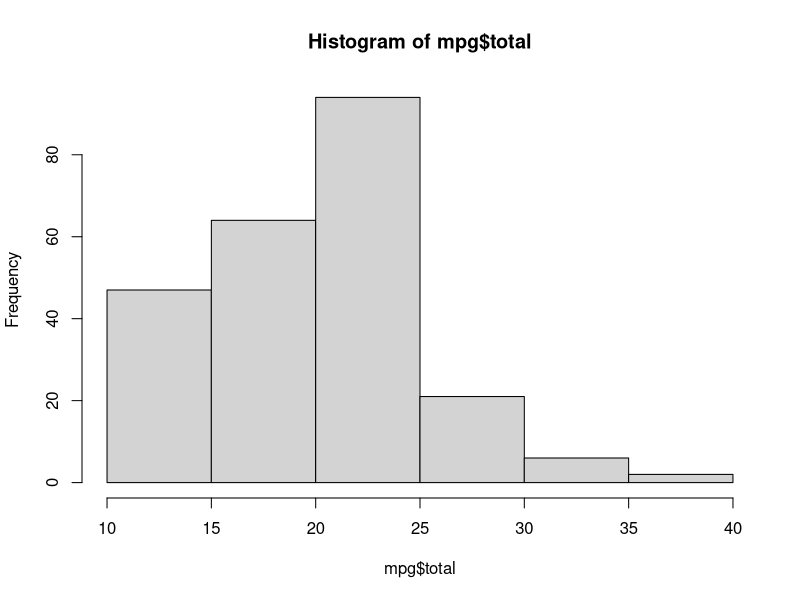
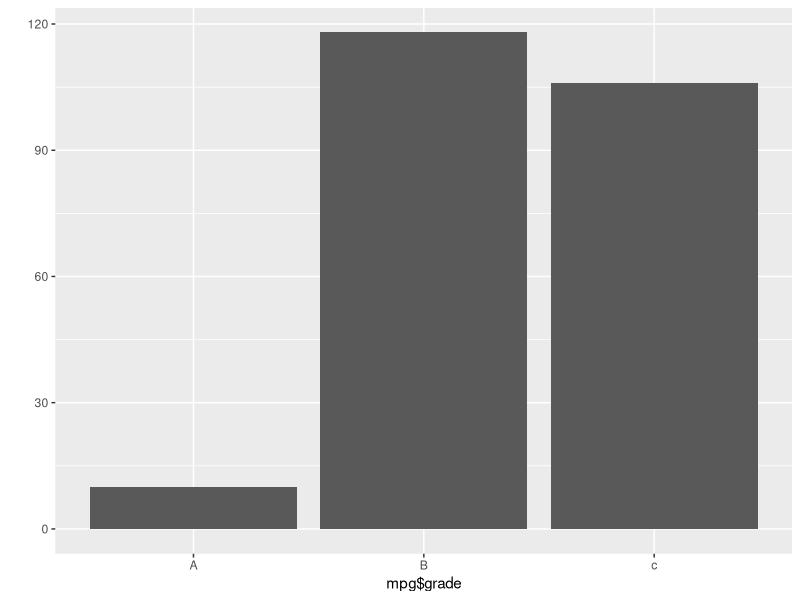
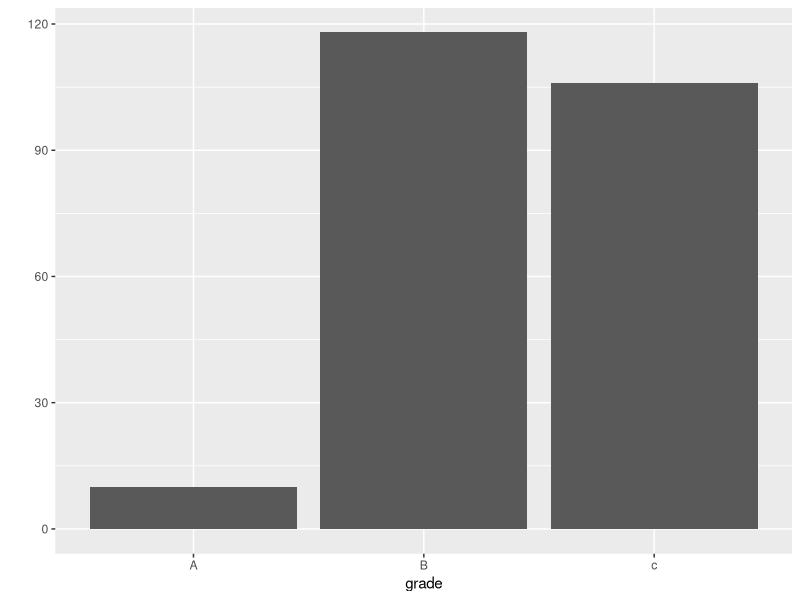

Generate these figures, in order, with R:
# 연산자
# 산술 : +, -, *, /, %%, ^, **
# 관계 : ==, !=, >, >=, <, <=
# 논리 : &, |, !, xor()

no <- 7
no >= 2 + 2 * 2 | no < 5 %% 2
no >= 5 & no <= 10
(no != 6) # ( ) 를 써도 출력이 된다.

# 제어문 : 조건 판단문 - if, switch, which
# 1) if() 함수 
x <- 10; y <- 5

if(x + y >= 10){
  cat('결과는 ', x+y)
  cat('\n참일 때 수행')
}else{
  print('거짓일 때 수행')
  a = 10
}

# 2) ifelse(조건, 참, 거짓)
ifelse(x > 5, 'good', 'bad')

# mpg dataset을 사용
install.packages('ggplot2')
library(ggplot2)
head(mpg, 3)

mpg <- as.data.frame(ggplot2::mpg)
head(mpg, 3)
dim(mpg)
str(mpg)
summary(mpg)

# 새로운 칼럼(변수)를 추가 : 통합연비
mpg$total <- (mpg$cty + mpg$hwy) / 2
head(mpg, 3)

if(mean(mpg$total) >= 20){
  print('우수연비')
}else{
  print('일반연비')
}

summary(mpg$total)
hist(mpg$total)

mpg$test <- ifelse(mpg$total >= 20, 'pass', 'fail')
head(mpg, 3)
tail(mpg, 3)
table(mpg$test)

mpg$grade <- ifelse(mpg$total >= 30, 'A', ifelse(mpg$total >= 20, 'B', "c"))
head(mpg, 3)
qplot(mpg$grade)
qplot(data = mpg, x=grade)

# switch
switch("age", id="hong", age=22)
a <- 1
switch(a, mean(1:10), sd(1:10))
a <- 2
switch(a, mean(1:10), sd(1:10))

# which 
name <- c("kor", 'eng', 'mat', 'kor')
which(name=='eng')

no <- 10:13
df <- data.frame(번호=no, 이름=name)
df
which(df$번호==12)
which(df$이름=='kor')

# 반복문 : for, while, repeat
# for
su <- 1:10  # 1~10 출력
for(n in su){
  cat(n)
}

for(num in 1:9){  # 2단 출력
  res = 2 * num
  cat(2, '*', num, '=', res, '\n')
}

for(n in su){
  if(n %% 2 == 0){
    next
  }else{
    print(n)
  }
}

# while
i <- 0
while(i < 10){
  i = i + 1
  print(i)
}

i <- 0
while(TRUE){
  i = i + 1
  print(i)
  if(i == 3) break
}
cat('반복문 수행 후 i : ', i)

# repeat
cnt <- 1
repeat{
  print(cnt)
  cnt = cnt + 2
  if(cnt > 10) break
}
